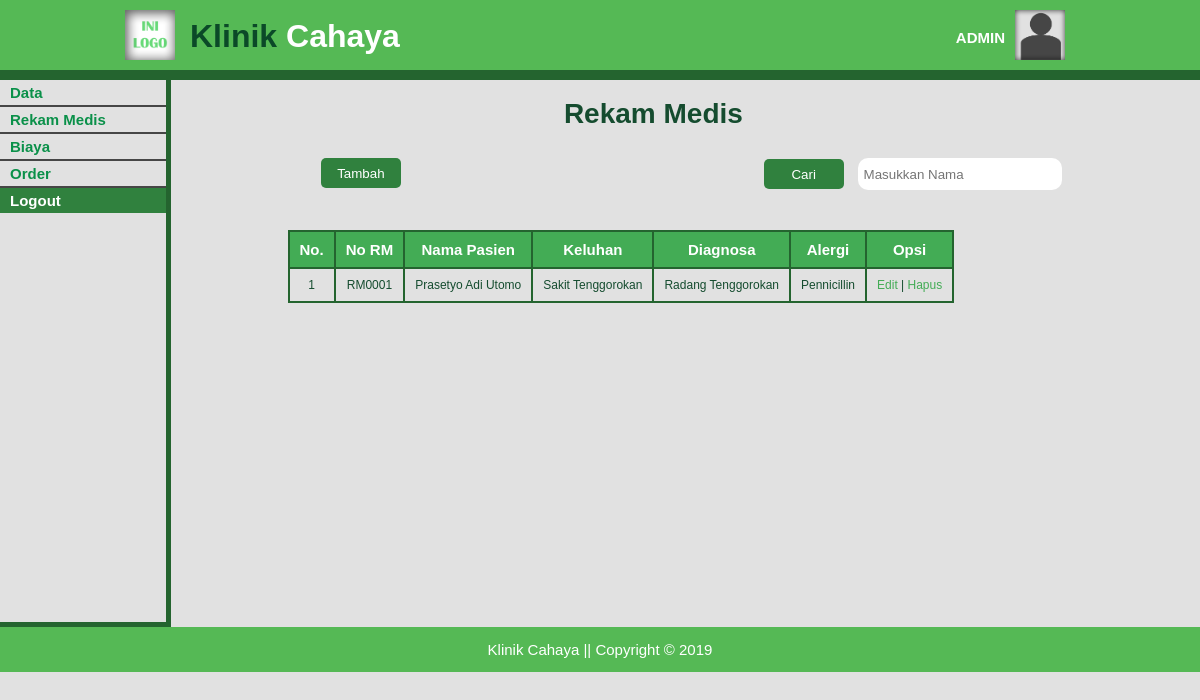
The page /data_rm-a.php (signed in) on the database its author committed.
### tables this page shows
CREATE TABLE `tb_rm` (
  `no_rm` varchar(6) NOT NULL,
  `nik` varchar(16) NOT NULL,
  `keluhan` varchar(50) DEFAULT NULL,
  `diagnosa` varchar(50) DEFAULT NULL,
  `alergi` varchar(20) DEFAULT NULL
);

CREATE TABLE `tb_pasien` (
  `nik` varchar(16) NOT NULL,
  `nama` varchar(30) DEFAULT NULL,
  `tgl_lahir` date DEFAULT NULL,
  `jenis_kelamin` varchar(10) DEFAULT NULL,
  `telp` varchar(15) DEFAULT NULL,
  `alamat` varchar(100) DEFAULT NULL
);

### data_rm-a.php (the view, shortened to what this page needs)
<!DOCTYPE html>
<html>
  <head>
    <link rel="stylesheet" href="./css/data-ad_style.css">
  </head>
  <body>
    <header>
      <div class="container">
        <div id="logo">
          <img src="./img/ini_logo.png" alt="Logo">
          <a href="index-a.php"><span class="hightlight">Klinik</span> Cahaya</a>
        </div>
        <div id="profil">
          <img src="./img/pp.png" alt="Profil">
          <h4>ADMIN</h4>
        </div>
      </div>
    </header>
    <section id="sidemenu">
      <div class="container">
        <ul>
          <li class="main">Data
          </li>
          <li class="main"><a href="data_rm-a.php">Rekam Medis</a></li>
					<li class="main">Biaya
          </li>
          <li class="main"><a href="data_order-a.php">Order</a></li>
          <li id="logout"><a href="logout-action.php">Logout</a></li>
        </ul>
      </div>
    </section>
    <section id="content">
      <div class="container">
        <div class="title">
          <h2>Rekam Medis</h2>
        </div>
        <div class="button">
          <a href="add-rm.php"><button type="button" name="tambah">Tambah</button></a>
					<form class="search" action="" method="post">
						<input class="submit" type="submit" name="cariB" value="Cari">
	          <input class="text" type="text" name="cari" placeholder="&nbsp;Masukkan Nama">
					</form>
        </div>
        <br>
        <div class="table">
          <table border=1px>
            <tr>
              <th>No.</th>
              <th>No RM</th>
              <th>Nama Pasien</th>
              <th>Keluhan</th>
              <th>Diagnosa</th>
							<th>Alergi</th>
              <th>Opsi</th>
            </tr>
            <?php
              include('connect.php');
							$cari = empty($_POST['cariB']) ? '' : $_POST['cariB'];
							$inputan = empty($_POST['cari']) ? '' : $_POST['cari'];
							if (isset($cari)) {
								if ($inputan != "") {
									$sql = mysqli_query($connect,"SELECT * FROM tb_rm INNER JOIN tb_pasien USING(nik) WHERE nama like '%$inputan%'");
								}else{
									$sql = mysqli_query($connect,"SELECT * FROM tb_rm INNER JOIN tb_pasien USING(nik)");
								}
							}else{
									$sql = mysqli_query($connect,"SELECT * FROM tb_rm INNER JOIN tb_pasien USING(nik)");
							}
              $no = 1;
              while ($data = mysqli_fetch_array($sql)) {
              ?>
              <tr>
                <td><?php echo $no++; ?></td>
                <td><?php echo $data['no_rm']; ?></td>
                <td><?php echo $data['nama']; ?></td>
                <td><?php echo $data['keluhan']; ?></td>
                <td><?php echo $data['diagnosa']; ?></td>
                <td><?php echo $data['alergi']; ?></td>
                <td>
                  <a class="edit" href="update-rm.php?id=<?php echo $data['no_rm'] ?>">Edit</a> |
                  <a class="hapus" href="delete-rm.php?id=<?php echo $data['no_rm'] ?>">Hapus</a>
                </td>
              </tr>
            <?php  }
             ?>
          </table>
        </div>
      </div>
    </section>
    <footer>
      <div class="container">
        <p>Klinik Cahaya || Copyright &copy; 2019</p>
      </div>
    </footer>
  </body>
</html>

### css/data-ad_style.css (style rules this page uses)
body { background-color: #e1e1e1; font: 15px/1 arial,sans-serif; padding: 0; margin: 0; }
.container { width: 80%; margin: auto; overflow: hidden; }
ul { margin: 0; padding: 0; }
header { padding: 10px 0 10px 0; background-color: #55b955; border-bottom: #24642f 10px solid; color : #ffffff; }
header img { width: 50px; height: 50px; }
header #logo img { float:left; padding-left: 5px; }
header #logo a { text-decoration: none; color: white; font-size: 32px; font-weight: bold; float: left; padding: 10px 0 0 15px; }
header .hightlight { color:#0b4928; }
header #profil img { float: right; padding-right: 15px; }
header #profil h4 { float:right; margin: 0; padding: 20px 10px 0 0; }
#sidemenu { padding: 0 0 0 0; color: #0a9049; font-size: 15px; font-weight: bold; float: left; }
#sidemenu .container { width: 150%; margin: auto; left: auto; right: auto; min-height: 542px; border-right: #24642f 5px solid; border-bottom: #24642f 5px solid; }
#sidemenu .main { border-bottom: #464646 2px solid; }
#sidemenu ul li { padding: 5px 0 5px 10px;; }
#sidemenu a { text-decoration: none; color: #0a9049; }
#logout { background-color: #30813e; }
#logout a { color: #ffffff; }
#content { margin: 0; padding: 0 0 0 60px; min-height: 542px; color:#154c2f; text-align: center; float: left; }
#content .container { width:135%; margin:auto; min-height: 500px; }
#content .title { width: 85%; padding: 20px 0 20px 100px; margin: 0; }
#content .button { width: 99%; padding-top: 20px; text-align: right; margin: 0 0 0 0; padding: 10px 0 0 0; }
.search { float: right; }
.submit { background-color: #30813e; color: #ffffff; width: 80px; height: 30px; border: none; border-radius: 5px; margin: 0 10px 0 0; }
.text { border: none; width: 200px; height: 30px; border-radius: 10px; }
#content .button button { background-color: #30813e; color: #ffffff; width: 80px; height: 30px; border: none; border-radius: 5px; margin: 0 10px 0 150px; float: left; }
#content .title h2 { font-size: 28px; margin: 0; padding: 0; }
#content .table { width:100%; margin: 0; padding: 40px 0 0 0; text-align: -webkit-center; clear: both; }
table { border-collapse: collapse; }
table th, td { border: 2px solid #24642f; padding: 10px; text-align: center; }
th { background-color: #43ac55; color: #ffffff; }
td { font-size: 12px; }
td a { text-decoration: none; color: #43ac55; }
footer { clear: both; background-color: #55b955; text-align: center; color: #ffffff; }

### rows shown on the page
tb_rm: no_rm "RM0001", nik.nama "Prasetyo Adi Utomo", keluhan "Sakit Tenggorokan", diagnosa "Radang Tenggorokan", alergi "Pennicillin"
